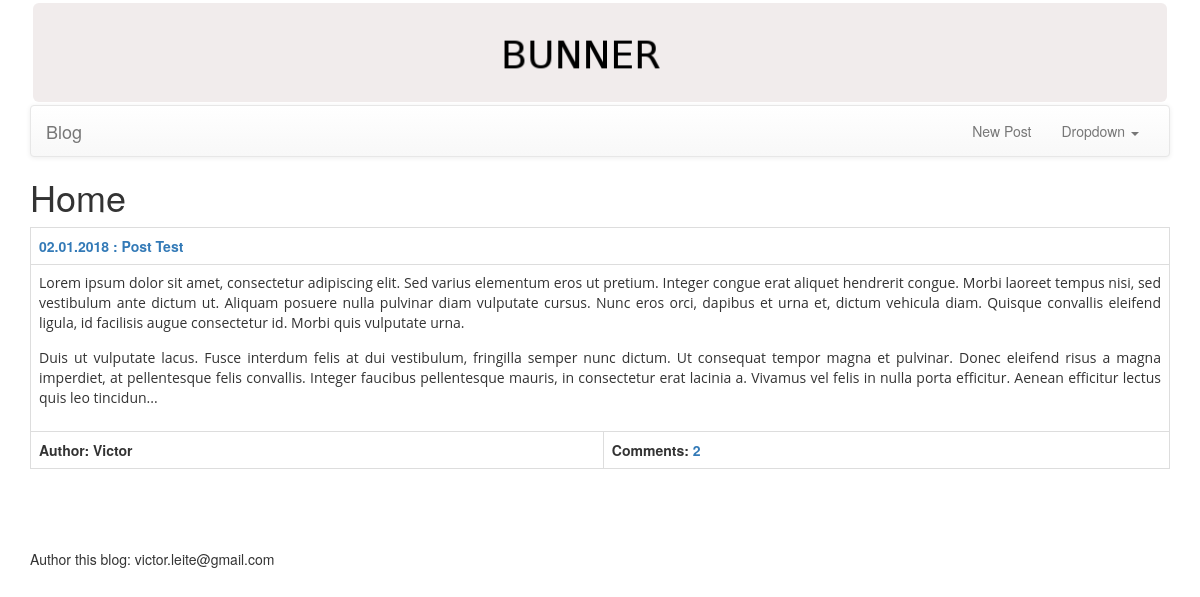
The page / on the database its author committed.
### tables this page shows
CREATE TABLE `post` (
  `id` int(11) NOT NULL AUTO_INCREMENT,
  `title` varchar(100) DEFAULT NULL,
  `description` longtext,
  `author_id` int(11) DEFAULT NULL,
  `date_insert` timestamp NOT NULL DEFAULT CURRENT_TIMESTAMP ON UPDATE CURRENT_TIMESTAMP,
  `date_publication` timestamp NOT NULL DEFAULT CURRENT_TIMESTAMP ON UPDATE CURRENT_TIMESTAMP,
  PRIMARY KEY (`id`),
  KEY `fk_post_1_idx` (`author_id`),
  CONSTRAINT `fk_post_1` FOREIGN KEY (`author_id`) REFERENCES `author` (`id`) ON DELETE NO ACTION ON UPDATE NO ACTION
);

CREATE TABLE `author` (
  `id` int(11) NOT NULL AUTO_INCREMENT,
  `name` varchar(45) DEFAULT NULL,
  `login` varchar(45) DEFAULT NULL,
  `password` varchar(45) DEFAULT NULL,
  PRIMARY KEY (`id`)
);

### controllers/HomeController.php (called while the page is built, shortened)
<?php
class HomeController extends BaseController {
    public function actionIndex() {
        $posts = Post::findHome();
        $this->render('views/home/index', ['posts' => $posts]);
    }
}

### components/Application.php (called while the page is built, shortened)
<?php
class Application extends BaseApplication {
    public $router;
    public $controller;
    public function run() {
        $this->lifeCicle();
    }
    private function lifeCicle() {
        $this->bootstrap();
    }
    private function bootstrap() {
        $this->controller->callAction($this->router->getActionName());
    }
    private function setRouter(BaseRouter $router) {
        $this->router = $router;
    }
    private function setController(BaseController $controller) {
        $this->controller = $controller;
    }
}

### index.php (called while the page is built, shortened)
<?php
require(__DIR__ . '/autoloader.php');
$config = require(__DIR__ . '/config/main.php');
$app = \app\components\Application::getInstance($config);
$app->run();

### models/Post.php (called while the page is built, shortened)
<?php
class Post extends BaseModel {
    static function findHome($limit = 3) {
        $conn = Application::app()->db->conn;
        $sql = 'SELECT p.id as id, p.title as title,'
                . ' p.description as description, '
                . ' date_insert, a.name as author '
                . ' FROM post p, author a '
                . ' WHERE p.author_id = a.id and p.date_publication < NOW()'
                . ' ORDER BY date_publication desc';
        $stmt = $conn->prepare($sql);
        $stmt->execute();
        $rows = $stmt->fetchAll(\PDO::FETCH_ASSOC);
        $out = [];
        foreach ($rows as $row) {
            $post = ModelFactory::create('Post');
            $post->loadAttributes($row);
            $post->comments = [];
            $comments = Comment::findByPostId($post->id);
            $post->comments = $comments;
            $out[] = $post;
        }
        return $out;
    }
}

### components/base/Base.php (called while the page is built, shortened)
<?php
abstract class Base {
    private $data = [];
    public function __set($name, $value) {
        $this->data[$name] = $value;
    }
    public function __get($name) {
        if (array_key_exists($name, $this->data)) {
            return $this->data[$name];
        }
        return null;
    }
}

### autoloader.php (called while the page is built, shortened)
<?php
spl_autoload_register(function ($class) {
    $class = ltrim($class, '\\');
    $arr = explode('\\', $class);
    $fileName = end($arr);
    $components_commons = __DIR__ . '/components/commons/' . $fileName . '.php';
    $components_base = __DIR__ . '/components/base/' . $fileName . '.php';
    $components_validators = __DIR__ . '/components/validators/' . $fileName . '.php';
    $components = __DIR__ . '/components/' . $fileName . '.php';
    $models = __DIR__ . '/models/' . $fileName . '.php';
    $controllers = __DIR__ . 'controllers/' . $fileName . '.php';
});

### components/commons/Helper.php (called while the page is built, shortened)
<?php
class Helper {
    static function inTheEnd($value, $caracter, $quantity) {
        if (strlen($value) >= $quantity) {
            return substr($value, 0, $quantity) . $caracter;
        }
        return $value;
    }
    static function dateFormat($value, $format) {
        $date = new \DateTime($value);
        return $date->format($format);
    }
    static function decodeHTML($value) {
        return html_entity_decode($value);
    }
}

### models/Comment.php (called while the page is built, shortened)
<?php
class Comment extends ModelBase {
    static function findByPostId($postId) {
        $conn = Application::app()->db->conn;
        $sql = "SELECT * FROM comment where post_id = ? ORDER BY date_insert DESC";
        $stmt = $conn->prepare($sql);
        $stmt->execute([
            $postId
        ]);
        $rows = $stmt->fetchAll(\PDO::FETCH_ASSOC);
        $out = [];
        foreach ($rows as $row) {
            $comment = ModelFactory::create('Comment');
            $comment->loadAttributes($row);
            $out[] = $comment;
        }
        return $out;
    }
}

### views/home/index.php (the view, shortened to what this page needs)
<?php
$posts = $params['posts'];
?>
<h1>Home</h1>
<?php
if (is_array($posts) && count($posts) > 0) {
    foreach ($posts as $post) {
        ?>
        <table class="table table-bordered">
            <tr>
                <th colspan="2"><a href="./index.php?r=post/detail&id=<?php echo $post->id ?>"><?php echo Helper::dateFormat($post->date_insert, 'd.m.Y') ?> : <?php echo $post->title ?></a></th>
            </tr>
            <tr>
                <td colspan="2"><?= Helper::inTheEnd(Helper::decodeHTML($post->description), '...', 1000) ?></td>
            </tr>
            <tr>
                <th>Author: <?php echo $post->author ?></th><th>Comments: <a href="./index.php?r=post/detail&id=<?php echo $post->id ?>"><?php echo count($post->comments) ?></a></th>
            </tr>
        </table>
        <br>
        <?php
    }
} else {
    ?>
    <div class="alert alert-info" role="alert">No posts were published yet.</div>
    <?php
}
?>

### rows shown on the page
post: date_insert "02.01.2018", title "Post Test", description "Lorem ipsum dolor sit amet, consectetur adipiscing elit. Sed varius elementum eros ut pretium. Integer congue erat aliquet hendrerit congue. Morbi laoreet tempus nisi, sed vestibulum ante dictum ut. Aliquam posuere nulla pulvinar diam vulputate cursus. Nunc eros orci, dapibus et urna et, dictum vehicula diam. Quisque convallis eleifend ligula, id facilisis augue consectetur id. Morbi quis vulputate urna. Duis ut vulputate lacus. Fusce interdum felis at dui vestibulum, fringilla semper nunc dictum. Ut consequat tempor magna et pulvinar. Donec eleifend risus a magna imperdiet, at pellentesque felis convallis. Integer faucibus pellentesque mauris, in consectetur erat lacinia a. Vivamus vel…", author.name "Victor", count($post->comments) "2"
